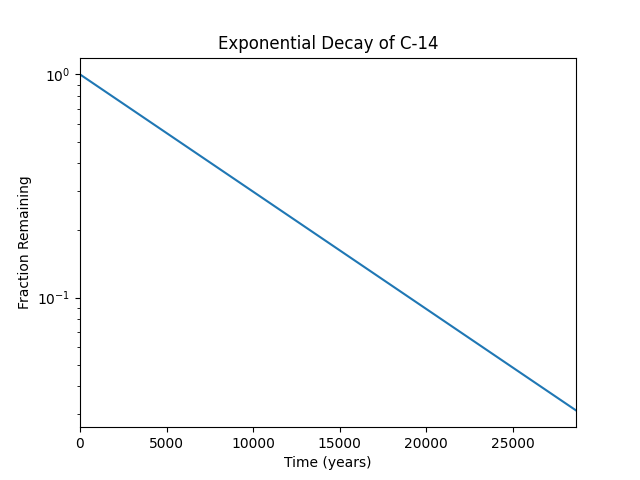

Python code for this plot:
#!/usr/bin/env python3
import numpy as np
import matplotlib

matplotlib.use('Agg')

import matplotlib.pyplot as plt

x = np.arange(0, 28651, 5730)
r = np.log(0.5)
t = 5730
y = np.exp((r / t) * x)

plt.plot(x, y)
plt.xlabel('Time (years)')
plt.ylabel('Fraction Remaining')
plt.title('Exponential Decay of C-14')
plt.yscale('log')
plt.xlim(0, 28650)
plt.show()
plt.savefig('2-change_scale.png')

# #!/usr/bin/env python3
# import numpy as np
# import matplotlib

# matplotlib.use('Agg')

# import matplotlib.pyplot as plt

# mean = [69, 0]
# cov = [[15, 8], [8, 15]]
# np.random.seed(5)
# x, y = np.random.multivariate_normal(mean, cov, 2000).T
# y += 180

# plt.scatter(x, y, color='m')
# plt.xlabel('Height (in)')
# plt.ylabel('Weight (lbs)')
# plt.title("Men's Height vs Weight")
# plt.show()
# plt.savefig('1-scatter.png')
